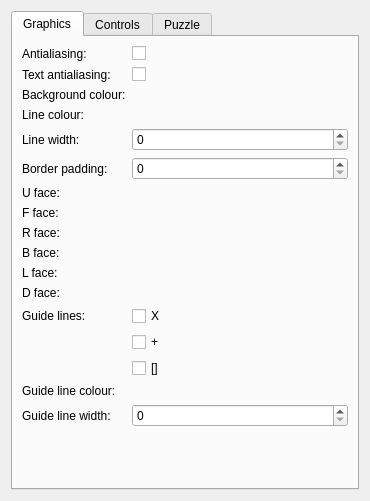
<?xml version="1.0" encoding="UTF-8"?>
<ui version="4.0">
 <class>SettingsWindow</class>
 <widget class="QDialog" name="SettingsWindow">
  <property name="geometry">
   <rect>
    <x>0</x>
    <y>0</y>
    <width>370</width>
    <height>501</height>
   </rect>
  </property>
  <property name="minimumSize">
   <size>
    <width>240</width>
    <height>0</height>
   </size>
  </property>
  <property name="windowTitle">
   <string>Settings</string>
  </property>
  <property name="modal">
   <bool>true</bool>
  </property>
  <layout class="QVBoxLayout" name="verticalLayout">
   <item>
    <widget class="QTabWidget" name="tabWidget">
     <property name="currentIndex">
      <number>0</number>
     </property>
     <widget class="QWidget" name="graphicsTab">
      <attribute name="title">
       <string>Graphics</string>
      </attribute>
      <layout class="QVBoxLayout" name="verticalLayout_3">
       <item>
        <layout class="QFormLayout" name="formLayout">
         <item row="0" column="0">
          <widget class="QLabel" name="label">
           <property name="text">
            <string>Antialiasing:</string>
           </property>
          </widget>
         </item>
         <item row="0" column="1">
          <widget class="QCheckBox" name="antialiasingCheckBox">
           <property name="text">
            <string/>
           </property>
          </widget>
         </item>
         <item row="2" column="0">
          <widget class="QLabel" name="label_4">
           <property name="text">
            <string>Background colour:</string>
           </property>
          </widget>
         </item>
         <item row="2" column="1">
          <widget class="ColorSettingWidget" name="backgroundColourWidget" native="true"/>
         </item>
         <item row="3" column="0">
          <widget class="QLabel" name="label_3">
           <property name="text">
            <string>Line colour:</string>
           </property>
          </widget>
         </item>
         <item row="3" column="1">
          <widget class="ColorSettingWidget" name="lineColourWidget" native="true"/>
         </item>
         <item row="4" column="0">
          <widget class="QLabel" name="label_2">
           <property name="text">
            <string>Line width:</string>
           </property>
          </widget>
         </item>
         <item row="4" column="1">
          <widget class="QSpinBox" name="lineWidthSpinBox"/>
         </item>
         <item row="6" column="0">
          <widget class="QLabel" name="label_9">
           <property name="text">
            <string>U face:</string>
           </property>
          </widget>
         </item>
         <item row="6" column="1">
          <widget class="ColorSettingWidget" name="faceUColourWidget" native="true"/>
         </item>
         <item row="7" column="0">
          <widget class="QLabel" name="label_10">
           <property name="text">
            <string>F face:</string>
           </property>
          </widget>
         </item>
         <item row="7" column="1">
          <widget class="ColorSettingWidget" name="faceFColourWidget" native="true"/>
         </item>
         <item row="8" column="0">
          <widget class="QLabel" name="label_11">
           <property name="text">
            <string>R face:</string>
           </property>
          </widget>
         </item>
         <item row="8" column="1">
          <widget class="ColorSettingWidget" name="faceRColourWidget" native="true"/>
         </item>
         <item row="9" column="0">
          <widget class="QLabel" name="label_12">
           <property name="text">
            <string>B face:</string>
           </property>
          </widget>
         </item>
         <item row="9" column="1">
          <widget class="ColorSettingWidget" name="faceBColourWidget" native="true"/>
         </item>
         <item row="10" column="0">
          <widget class="QLabel" name="label_13">
           <property name="text">
            <string>L face:</string>
           </property>
          </widget>
         </item>
         <item row="10" column="1">
          <widget class="ColorSettingWidget" name="faceLColourWidget" native="true"/>
         </item>
         <item row="11" column="0">
          <widget class="QLabel" name="label_14">
           <property name="text">
            <string>D face:</string>
           </property>
          </widget>
         </item>
         <item row="11" column="1">
          <widget class="ColorSettingWidget" name="faceDColourWidget" native="true"/>
         </item>
         <item row="12" column="0">
          <widget class="QLabel" name="label_6">
           <property name="text">
            <string>Guide lines:</string>
           </property>
          </widget>
         </item>
         <item row="12" column="1">
          <widget class="QCheckBox" name="guideLinesCrossCheckBox">
           <property name="text">
            <string>X</string>
           </property>
          </widget>
         </item>
         <item row="13" column="1">
          <widget class="QCheckBox" name="guideLinesPlusCheckBox">
           <property name="text">
            <string>+</string>
           </property>
          </widget>
         </item>
         <item row="14" column="1">
          <widget class="QCheckBox" name="guideLinesBoxCheckBox">
           <property name="text">
            <string>[]</string>
           </property>
          </widget>
         </item>
         <item row="15" column="0">
          <widget class="QLabel" name="label_7">
           <property name="text">
            <string>Guide line colour:</string>
           </property>
          </widget>
         </item>
         <item row="15" column="1">
          <widget class="ColorSettingWidget" name="guideLineColourWidget" native="true"/>
         </item>
         <item row="16" column="0">
          <widget class="QLabel" name="label_8">
           <property name="text">
            <string>Guide line width:</string>
           </property>
          </widget>
         </item>
         <item row="16" column="1">
          <widget class="QSpinBox" name="guideLineWidthSpinBox"/>
         </item>
         <item row="5" column="0">
          <widget class="QLabel" name="label_5">
           <property name="text">
            <string>Border padding:</string>
           </property>
          </widget>
         </item>
         <item row="5" column="1">
          <widget class="QSpinBox" name="borderPaddingSpinBox">
           <property name="maximum">
            <number>1000</number>
           </property>
          </widget>
         </item>
         <item row="1" column="0">
          <widget class="QLabel" name="label_19">
           <property name="text">
            <string>Text antialiasing:</string>
           </property>
          </widget>
         </item>
         <item row="1" column="1">
          <widget class="QCheckBox" name="textAntialiasingCheckBox">
           <property name="text">
            <string/>
           </property>
          </widget>
         </item>
        </layout>
       </item>
      </layout>
     </widget>
     <widget class="QWidget" name="controlsTab">
      <attribute name="title">
       <string>Controls</string>
      </attribute>
      <layout class="QVBoxLayout" name="verticalLayout_2">
       <item>
        <widget class="ControlsWidget" name="controlsWidget" native="true"/>
       </item>
      </layout>
     </widget>
     <widget class="QWidget" name="puzzleTab">
      <attribute name="title">
       <string>Puzzle</string>
      </attribute>
      <layout class="QVBoxLayout" name="verticalLayout_4">
       <item>
        <layout class="QFormLayout" name="formLayout_3">
         <item row="0" column="0">
          <widget class="QLabel" name="label_15">
           <property name="text">
            <string>Supercube:</string>
           </property>
          </widget>
         </item>
         <item row="0" column="1">
          <widget class="QCheckBox" name="supercubeCheckBox">
           <property name="text">
            <string/>
           </property>
          </widget>
         </item>
         <item row="1" column="0">
          <widget class="QLabel" name="label_16">
           <property name="text">
            <string>Supercube
stickers:</string>
           </property>
          </widget>
         </item>
         <item row="1" column="1">
          <widget class="QComboBox" name="supercubeStickersComboBox">
           <item>
            <property name="text">
             <string>Arrows</string>
            </property>
           </item>
           <item>
            <property name="text">
             <string>Pochmann</string>
            </property>
           </item>
           <item>
            <property name="text">
             <string>Image</string>
            </property>
           </item>
          </widget>
         </item>
         <item row="2" column="0">
          <widget class="QLabel" name="label_17">
           <property name="text">
            <string>Pochmann bar
thickness:</string>
           </property>
          </widget>
         </item>
         <item row="2" column="1">
          <widget class="QDoubleSpinBox" name="pochmannBarThicknessSpinBox">
           <property name="maximum">
            <double>1.000000000000000</double>
           </property>
           <property name="singleStep">
            <double>0.010000000000000</double>
           </property>
          </widget>
         </item>
         <item row="3" column="0">
          <widget class="QLabel" name="label_18">
           <property name="text">
            <string>Pochmann cage:</string>
           </property>
          </widget>
         </item>
         <item row="3" column="1">
          <widget class="QCheckBox" name="pochmannCageCheckBox">
           <property name="text">
            <string/>
           </property>
          </widget>
         </item>
        </layout>
       </item>
      </layout>
     </widget>
    </widget>
   </item>
  </layout>
 </widget>
 <customwidgets>
  <customwidget>
   <class>ColorSettingWidget</class>
   <extends>QWidget</extends>
   <header>colorsettingwidget.h</header>
   <container>1</container>
  </customwidget>
  <customwidget>
   <class>ControlsWidget</class>
   <extends>QWidget</extends>
   <header>controlswidget.h</header>
   <container>1</container>
  </customwidget>
 </customwidgets>
 <resources/>
 <connections/>
</ui>
